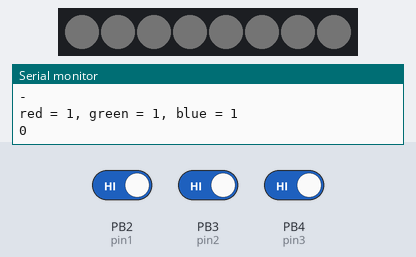
This sketch was run on a simulated ATtiny85, built with avr-gcc and run on an emulated ATtiny85. Parts: 8 RGB LEDs in strip order, left to right, the last lines printed to the serial monitor. The inputs (shaded band) are chosen by the test bench; at power-on: PB4 (pin3) HIGH, PB2 (pin1) HIGH, PB3 (pin2) HIGH. Dim RGB values are drawn brighter than linear; EEPROM starts erased.

Above: at 1.7 s.
1.8 s: PB4 (pin3) driven LOW
At 2.7 s:
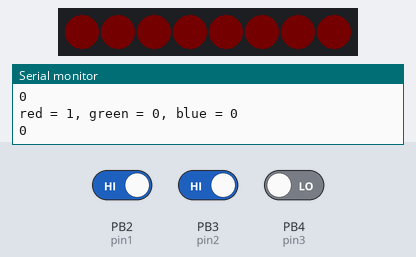
4.8 s: PB2 (pin1) driven LOW
At 6.8 s:
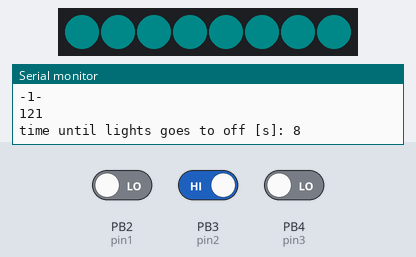
7.0 s: PB4 (pin3) driven HIGH
9.3 s: PB3 (pin2) driven LOW
12.3 s: PB4 (pin3) driven LOW
At 13.79 s:
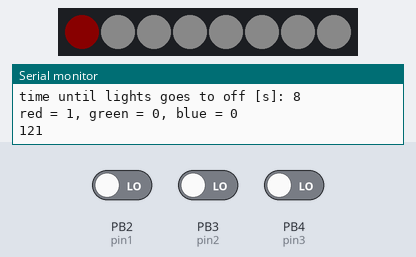
Timing chart, 0 to 16.3 s (numbered marks = the images above; inputs shaded):
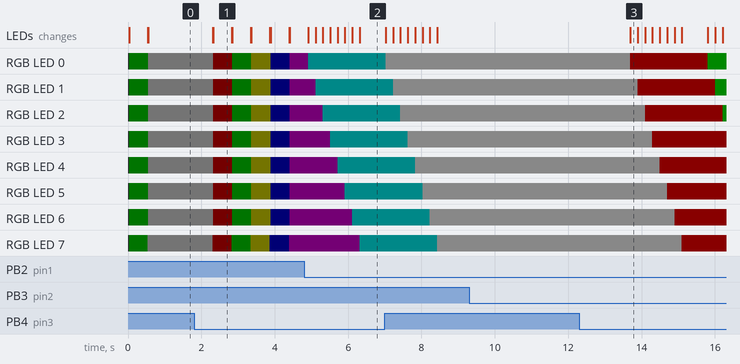

Measured:
- after the input at 1.8 s, RGB LED 0, RGB LED 1: RGB(1, 1, 1) → RGB(1, 0, 0) after 0.52 s, → RGB(0, 1, 0) 0.52 s later, → RGB(1, 1, 0) 0.52 s later, → RGB(0, 0, 1) 0.52 s later, … (5 changes in this stretch)
- after the input at 12.3 s, RGB LED 0: RGB(10, 10, 10) → RGB(10, 0, 0) after 1.4 s, → RGB(0, 10, 0) 2.1 s later; RGB LED 1: RGB(10, 10, 10) → RGB(10, 0, 0) after 1.6 s, → RGB(0, 10, 0) 2.1 s later
- what the display in image 1 shows lasts 0.5 s, from 2.3 s to 2.8 s

The sketch:

hol_1_3.ino
```cpp
// intelligent light for lobby - original by Nicu FLORICA (niq_ro)
// v.1.0 - initial
// v.1.1 - serial monitoring for time to off
// v.1.2 - changed colours (8 colors) by button
// v.1.3 - stored color in EEPROM

#include <EEPROM.h>
#include <Adafruit_NeoPixel.h>
#ifdef __AVR__
 #include <avr/power.h> // Required for 16 MHz Adafruit Trinket
#endif

#define adresa  50  // adress for store the
byte zero = 0;  // variable for control the initial read/write the eeprom memory

#define PIN       5  // Which pin on the Arduino is connected to the NeoPixels?
                      // On Trinket or Gemma, suggest changing this to 1

#define NUMPIXELS 8 // How many NeoPixels are attached to the Arduino?

Adafruit_NeoPixel pixels(NUMPIXELS, PIN, NEO_GRB + NEO_KHZ800);

#define pin1 2
#define pin2 3
#define pin3 4

byte state = 0;  // actual state of lights:
/*
  0 - all lights off
  1 - all lights on
121 - lights on from 1 to 2
120 - lights off from 1 to 2
211 - lights on from 2 to 1
210 - lights off from 2 to 2
*/
byte state0 = 7; // previous state of lights

unsigned long tptrigger = 0;  // store time to last sensor is triggered
unsigned long tpasteptate = 10000;  // time to go to off with animation

// "off" light (0 = off, 255 = max)
byte br0 = 1;  // brightness
byte er = 0;  // red
byte ge = 1;  // green
byte be = 0;  // blue

byte culoare = 7;   // 1 - red, 2 - green, 4 - blue, 7 - white

// "on" light (0 = off, 255 = max)
byte br = 10;  // brightness

long pauzamica = 200;

int tptooff = 0;
int tptooff0 = 0;
int tptooff2 = 0;
int tptooff20 = 0;

void setup() {
  Serial.begin(9600);
  Serial.println("-");
  Serial.println("Inteligent lights for lobby v.1.3");
  Serial.println("original software wrote by Nicu FLORICA (niq_ro)");
  Serial.println("-");
pinMode(pin1, INPUT);
pinMode(pin2, INPUT);
pinMode(pin3, INPUT);
//digitalWrite(pin1, HIGH);
//digitalWrite(pin2, HIGH);
//digitalWrite(pin3, HIGH);

zero = EEPROM.read(adresa - 1); // variable for write initial values in EEPROM
if (zero != 19)
{
EEPROM.update(adresa - 1, 19);  // zero
EEPROM.update(adresa, 7); // initial value, 1...7 (see color)
}

// read EEPROM memory;
culoare = EEPROM.read(adresa);  // value: 1..7 (max)
if ((culoare > 7) or (culoare == 0)) culoare = 7;  // white


  // These lines are specifically to support the Adafruit Trinket 5V 16 MHz.
  // Any other board, you can remove this part (but no harm leaving it):
#if defined(__AVR_ATtiny85__) && (F_CPU == 16000000)
  clock_prescale_set(clock_div_1);
#endif
  // END of Trinket-specific code.

pixels.begin(); // INITIALIZE NeoPixel strip object (REQUIRED)

pixels.clear(); // Set all pixel colors to 'off'
alloff();
delay(500);
tptrigger = millis() - tpasteptate;

 be = culoare/4;
 ge = (culoare%4)/2;
 er = (culoare%4)%2;
 Serial.print("red = ");
 Serial.print(er);
 Serial.print(", green = ");
 Serial.print(ge);
 Serial.print(", blue = ");
 Serial.println(be);
}

void loop() {

if (digitalRead(pin3) == 0)
  {
    culoare++;
    if (culoare > 7) culoare = 1;
    delay(500);
    be = culoare/4;
    ge = (culoare%4)/2;
    er = (culoare%4)%2;
    state0 = 7;
    EEPROM.update(adresa, culoare); // value for color is store in eeprom
    Serial.print("red = ");
    Serial.print(er);
    Serial.print(", green = ");
    Serial.print(ge);
    Serial.print(", blue = ");
    Serial.println(be);
  }

if (state == 0)
{
  if (digitalRead(pin1) == 0)
  {
    Serial.println("-1-");
    state = 121;
    tptrigger = millis();   // store the trigger the one of sensor
  }
  if (digitalRead(pin2) == 0)
  {
    Serial.println("-2-");
    state = 211;
    tptrigger = millis();   // store the trigger the one of sensor
  }
}

if (millis() > tptrigger + tpasteptate)
{
  //state = 0;
  if (state0 == 121) state = 210;
  if (state0 == 211) state = 120;
}

if (state0 == 121)
{
  if (digitalRead(pin2) == 0)
  {
    Serial.println("-2-");
    tptrigger = millis();   // store the trigger the one of sensor
    delay(100);
    state = 122;
  }
   if (digitalRead(pin1) == 0)
  {
    Serial.println("-1-");
    tptrigger = millis();   // store the trigger the one of sensor
    delay(100);
  }
}

if (state0 == 211)
{
  if (digitalRead(pin1) == 0)
  {
    Serial.println("-1-");
    tptrigger = millis();   // store the trigger the one of sensor
    delay(100);
    state = 212;
  }
     if (digitalRead(pin2) == 0)
  {
    Serial.println("-2-");
    tptrigger = millis();   // store the trigger the one of sensor
    delay(100);
  }
}

if (state0 != state)
{
  Serial.println(state);
if (state == 1) allon();
if (state == 121) on12();
if (state == 211) on21();

  if (state == 0) alloff();
  if (state == 120)
    {
    off12();
    state0 = state;
    state = 0;
    }
  if (state == 210)
    {
    off21();
    state0 = state;
    state = 0;
    }

state0 = state;  // store actual state

  if (state == 122)
  {
    state = 211;
    Serial.println("/");
  }
   if (state == 212)
  {
    state = 121;
    Serial.println("/");
  }
}

delay(1);

tptooff = (- millis() + tptrigger + tpasteptate)/1000;
if ((tptooff != tptooff0) and (tptooff >0))
{
Serial.print("time until lights goes to off [s]: ");
Serial.println(tptooff);
tptooff0 = tptooff;
}

} // end main loop


void on12()
{
//  pixels.clear(); // Set all pixel colors to 'off'
  for(int i=0; i<NUMPIXELS; i++) // For each pixel...
  {
    pixels.setPixelColor(i, pixels.Color(br*er, br*ge, br*be));  // pixels.Color() takes RGB values, from 0,0,0 up to 255,255,255
    pixels.show();   // Send the updated pixel colors to the hardware.
    delay(pauzamica); // Pause before next pass through loop
  }
}

void on21()
{
//  pixels.clear(); // Set all pixel colors to 'off'
  for(int i=NUMPIXELS; i>=0; i--) // For each pixel...
  {
    pixels.setPixelColor(i, pixels.Color(br*er, br*ge, br*be));  // pixels.Color() takes RGB values, from 0,0,0 up to 255,255,255
    pixels.show();   // Send the updated pixel colors to the hardware.
    delay(pauzamica); // Pause before next pass through loop
  }
}


void off12()
{
//  pixels.clear(); // Set all pixel colors to 'off'
  for(int i=0; i<NUMPIXELS; i++) // For each pixel...
  {
    pixels.setPixelColor(i, pixels.Color(br0*er, br0*ge, br0*be));  // pixels.Color() takes RGB values, from 0,0,0 up to 255,255,255
    pixels.show();   // Send the updated pixel colors to the hardware.
    delay(pauzamica); // Pause before next pass through loop
  }
}

void off21()
{
//  pixels.clear(); // Set all pixel colors to 'off'
  for(int i=NUMPIXELS; i>=0; i--) // For each pixel...
  {
    pixels.setPixelColor(i, pixels.Color(br0*er, br0*ge, br0*be));  // pixels.Color() takes RGB values, from 0,0,0 up to 255,255,255
    pixels.show();   // Send the updated pixel colors to the hardware.
    delay(pauzamica); // Pause before next pass through loop
  }
}

void alloff()
{
//  pixels.clear(); // Set all pixel colors to 'off'
  for(int i=NUMPIXELS; i>=0; i--) // For each pixel...
  {
    pixels.setPixelColor(i, pixels.Color(br0*er, br0*ge, br0*be));  // pixels.Color() takes RGB values, from 0,0,0 up to 255,255,255
    pixels.show();   // Send the updated pixel colors to the hardware.
    delay(1); // Pause before next pass through loop
  }
}

void allon()
{
//  pixels.clear(); // Set all pixel colors to 'off'
  for(int i=NUMPIXELS; i>=0; i--) // For each pixel...
  {
    pixels.setPixelColor(i, pixels.Color(br*er, br*ge, br*be));  // pixels.Color() takes RGB values, from 0,0,0 up to 255,255,255
    pixels.show();   // Send the updated pixel colors to the hardware.
    delay(1); // Pause before next pass through loop
  }
}
```
